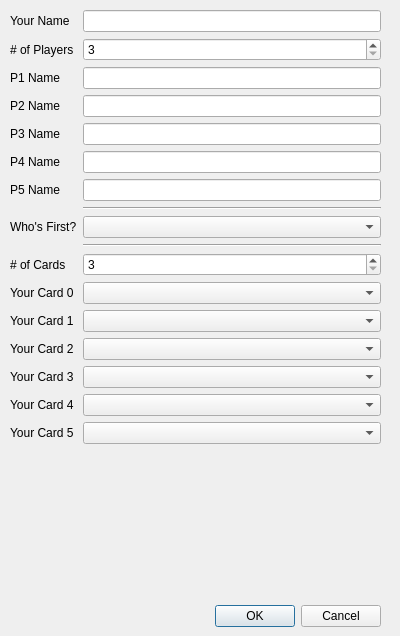
<?xml version="1.0" encoding="UTF-8"?>
<ui version="4.0">
 <class>Clue::ConfigureGame</class>
 <widget class="QDialog" name="Clue::ConfigureGame">
  <property name="geometry">
   <rect>
    <x>0</x>
    <y>0</y>
    <width>400</width>
    <height>636</height>
   </rect>
  </property>
  <property name="windowTitle">
   <string>Dialog</string>
  </property>
  <widget class="QDialogButtonBox" name="buttonBox">
   <property name="geometry">
    <rect>
     <x>40</x>
     <y>600</y>
     <width>341</width>
     <height>32</height>
    </rect>
   </property>
   <property name="orientation">
    <enum>Qt::Horizontal</enum>
   </property>
   <property name="standardButtons">
    <set>QDialogButtonBox::Cancel|QDialogButtonBox::Ok</set>
   </property>
  </widget>
  <widget class="QWidget" name="formLayoutWidget">
   <property name="geometry">
    <rect>
     <x>10</x>
     <y>10</y>
     <width>371</width>
     <height>551</height>
    </rect>
   </property>
   <layout class="QFormLayout" name="formLayout">
    <item row="0" column="0">
     <widget class="QLabel" name="label">
      <property name="text">
       <string>Your Name</string>
      </property>
     </widget>
    </item>
    <item row="0" column="1">
     <widget class="QLineEdit" name="p0Name"/>
    </item>
    <item row="1" column="0">
     <widget class="QLabel" name="label_7">
      <property name="text">
       <string># of Players</string>
      </property>
     </widget>
    </item>
    <item row="1" column="1">
     <widget class="QSpinBox" name="numPlayers">
      <property name="minimum">
       <number>3</number>
      </property>
      <property name="maximum">
       <number>6</number>
      </property>
     </widget>
    </item>
    <item row="2" column="0">
     <widget class="QLabel" name="label_2">
      <property name="text">
       <string>P1 Name</string>
      </property>
     </widget>
    </item>
    <item row="2" column="1">
     <widget class="QLineEdit" name="p1Name"/>
    </item>
    <item row="3" column="0">
     <widget class="QLabel" name="label_3">
      <property name="text">
       <string>P2 Name</string>
      </property>
     </widget>
    </item>
    <item row="3" column="1">
     <widget class="QLineEdit" name="p2Name"/>
    </item>
    <item row="4" column="0">
     <widget class="QLabel" name="label_4">
      <property name="text">
       <string>P3 Name</string>
      </property>
     </widget>
    </item>
    <item row="4" column="1">
     <widget class="QLineEdit" name="p3Name"/>
    </item>
    <item row="5" column="0">
     <widget class="QLabel" name="label_5">
      <property name="text">
       <string>P4 Name</string>
      </property>
     </widget>
    </item>
    <item row="5" column="1">
     <widget class="QLineEdit" name="p4Name"/>
    </item>
    <item row="6" column="0">
     <widget class="QLabel" name="label_6">
      <property name="text">
       <string>P5 Name</string>
      </property>
     </widget>
    </item>
    <item row="6" column="1">
     <widget class="QLineEdit" name="p5Name"/>
    </item>
    <item row="8" column="0">
     <widget class="QLabel" name="label_8">
      <property name="text">
       <string>Who's First?</string>
      </property>
     </widget>
    </item>
    <item row="8" column="1">
     <widget class="QComboBox" name="whosFirst"/>
    </item>
    <item row="9" column="1">
     <widget class="Line" name="line_2">
      <property name="orientation">
       <enum>Qt::Horizontal</enum>
      </property>
     </widget>
    </item>
    <item row="11" column="0">
     <widget class="QLabel" name="label_9">
      <property name="text">
       <string>Your Card 0</string>
      </property>
     </widget>
    </item>
    <item row="11" column="1">
     <widget class="QComboBox" name="card0"/>
    </item>
    <item row="12" column="0">
     <widget class="QLabel" name="label_10">
      <property name="text">
       <string>Your Card 1</string>
      </property>
     </widget>
    </item>
    <item row="12" column="1">
     <widget class="QComboBox" name="card1"/>
    </item>
    <item row="13" column="0">
     <widget class="QLabel" name="label_11">
      <property name="text">
       <string>Your Card 2</string>
      </property>
     </widget>
    </item>
    <item row="13" column="1">
     <widget class="QComboBox" name="card2"/>
    </item>
    <item row="14" column="0">
     <widget class="QLabel" name="label_12">
      <property name="text">
       <string>Your Card 3</string>
      </property>
     </widget>
    </item>
    <item row="14" column="1">
     <widget class="QComboBox" name="card3"/>
    </item>
    <item row="15" column="0">
     <widget class="QLabel" name="label_13">
      <property name="text">
       <string>Your Card 4</string>
      </property>
     </widget>
    </item>
    <item row="15" column="1">
     <widget class="QComboBox" name="card4"/>
    </item>
    <item row="16" column="0">
     <widget class="QLabel" name="label_14">
      <property name="text">
       <string>Your Card 5</string>
      </property>
     </widget>
    </item>
    <item row="16" column="1">
     <widget class="QComboBox" name="card5"/>
    </item>
    <item row="7" column="1">
     <widget class="Line" name="line">
      <property name="orientation">
       <enum>Qt::Horizontal</enum>
      </property>
     </widget>
    </item>
    <item row="10" column="0">
     <widget class="QLabel" name="label_15">
      <property name="text">
       <string># of Cards</string>
      </property>
     </widget>
    </item>
    <item row="10" column="1">
     <widget class="QSpinBox" name="numCardsInHand">
      <property name="minimum">
       <number>3</number>
      </property>
      <property name="maximum">
       <number>6</number>
      </property>
     </widget>
    </item>
   </layout>
  </widget>
 </widget>
 <resources/>
 <connections/>
</ui>
